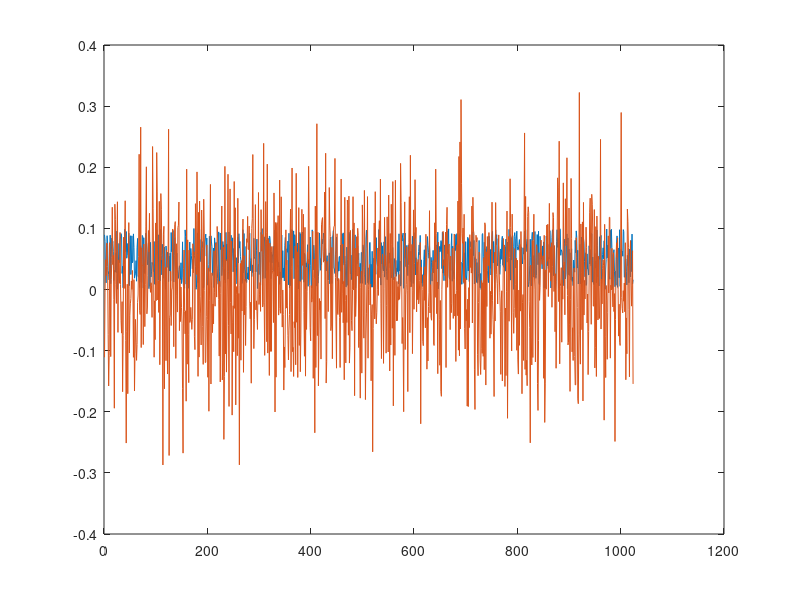
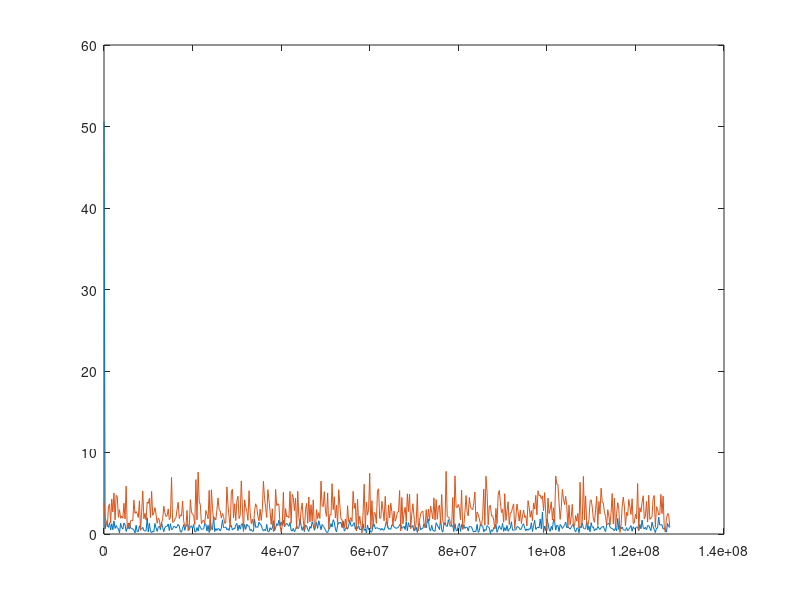

The MATLAB source for these figures, in order:
fs = 256e6;
N = 1024;
noise1 = rand(1,N)*0.1;
noise2 = randn(1,N)*0.1;

figure;
plot(noise1);hold on;
plot(noise2);hold on;
hold off;

fax_Hz = (0:N-1)*(fs/N);
N_2 = ceil(N/2);
fftnoise1 = fft(noise1);
fftnoise2 = fft(noise2);

figure;
plot(fax_Hz(1:N_2),abs(fftnoise1(1:N_2))); hold on;
plot(fax_Hz(1:N_2),abs(fftnoise2(1:N_2))); hold on;
hold off;
